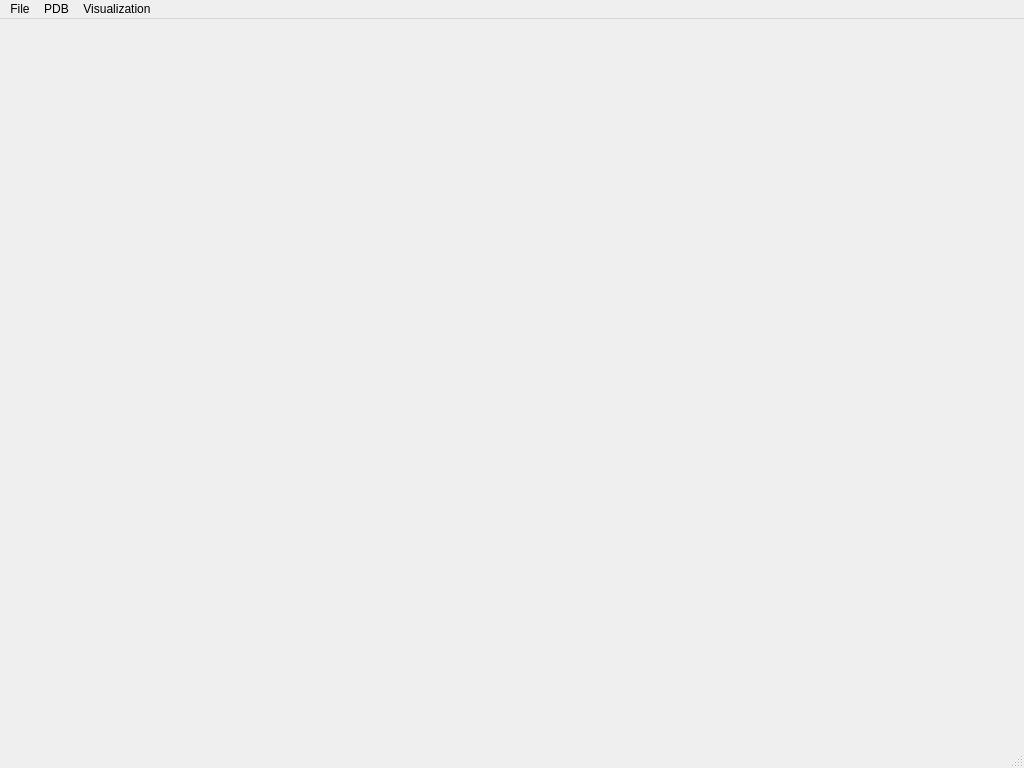
<?xml version="1.0" encoding="UTF-8"?>
<ui version="4.0">
 <class>MainWindow</class>
 <widget class="QMainWindow" name="MainWindow">
  <property name="geometry">
   <rect>
    <x>0</x>
    <y>0</y>
    <width>1024</width>
    <height>768</height>
   </rect>
  </property>
  <property name="windowTitle">
   <string>MainWindow</string>
  </property>
  <widget class="QWidget" name="centralwidget"/>
  <widget class="QMenuBar" name="menubar">
   <property name="geometry">
    <rect>
     <x>0</x>
     <y>0</y>
     <width>1024</width>
     <height>22</height>
    </rect>
   </property>
   <widget class="QMenu" name="menuFile">
    <property name="title">
     <string>File</string>
    </property>
   </widget>
   <widget class="QMenu" name="menuPDB">
    <property name="title">
     <string>PDB</string>
    </property>
   </widget>
   <widget class="QMenu" name="menuVisualization">
    <property name="title">
     <string>Visualization</string>
    </property>
   </widget>
   <addaction name="menuFile"/>
   <addaction name="menuPDB"/>
   <addaction name="menuVisualization"/>
  </widget>
  <widget class="QStatusBar" name="statusbar"/>
 </widget>
 <resources/>
 <connections/>
</ui>
